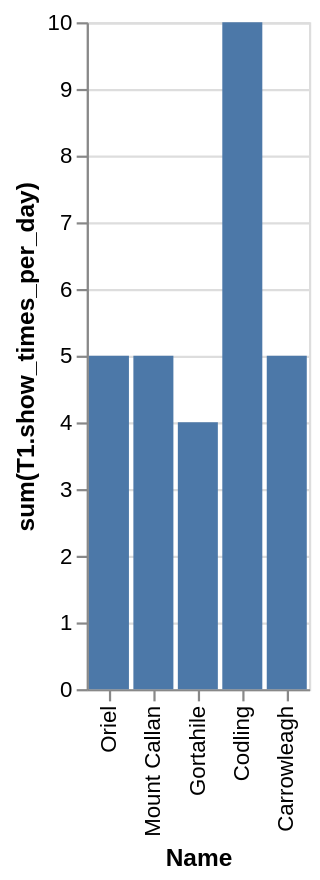

Write the Vega-Lite specification saved for this chart.
### Vega-Lite specification from a JSON file in a GitHub repository (floating-point values rounded to 4 significant figures)
{"data": {"values": [{"x_data": "Codling", "y_data": 10}, {"x_data": "Carrowleagh", "y_data": 5}, {"x_data": "Gortahile", "y_data": 4}, {"x_data": "Mount Callan", "y_data": 5}, {"x_data": "Oriel", "y_data": 5}]}, "mark": "bar", "encoding": {"x": {"field": "x_data", "type": "nominal", "title": "Name", "sort": "descending"}, "y": {"field": "y_data", "type": "quantitative", "title": "sum(T1.show_times_per_day)"}}}
